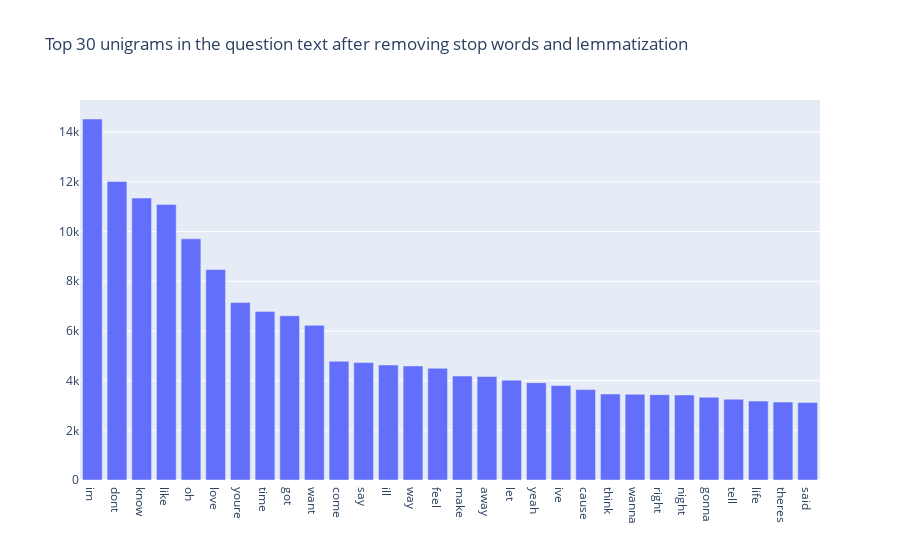

The cell this chart's notebook holds for it:
### Markdown cell above
count vectorizer changes lists of words into vectors, but term frequency-inverse document frequency penalizes the word counts for words that appear very often. They should be less likely to provide insight into the specific topics of a document given how common the word is.

### Code cell
def get_top_n_words(corpus, n=None):
    vec = CountVectorizer(stop_words='english').fit(corpus)
    bag_of_words = vec.transform(corpus)
    sum_words = bag_of_words.sum(axis=0) 
    words_freq = [(word, sum_words[0, idx]) for word, idx in vec.vocabulary_.items()]
    words_freq =sorted(words_freq, key = lambda x: x[1], reverse=True)
    return words_freq[:n]
common_words = get_top_n_words(songlyrics['cleaned_lyrics'], 30)
df2 = pd.DataFrame(common_words, columns = ['unigram' , 'count'])

fig = go.Figure([go.Bar(x=df2['unigram'], y=df2['count'])])
fig.update_layout(title=go.layout.Title(text="Top 30 unigrams in the question text after removing stop words and lemmatization"))
fig.show()

### Figure 1 — Plotly figure (JSON) as saved in the notebook; plotly's stock layout.template omitted (floating-point values rounded to 4 significant figures)
{"data": [{"type": "bar", "x": ["im", "dont", "know", "like", "oh", "love", "youre", "time", "got", "want", "come", "say", "ill", "way", "feel", "make", "away", "let", "yeah", "ive", "cause", "think", "wanna", "right", "night", "gonna", "tell", "life", "theres", "said"], "y": [14531, 12016, 11349, 11094, 9706, 8470, 7142, 6787, 6612, 6225, 4778, 4726, 4630, 4592, 4499, 4184, 4167, 4020, 3919, 3804, 3638, 3463, 3449, 3436, 3423, 3331, 3251, 3175, 3135, 3117]}], "layout": {"title": {"text": "Top 30 unigrams in the question text after removing stop words and lemmatization"}}}
